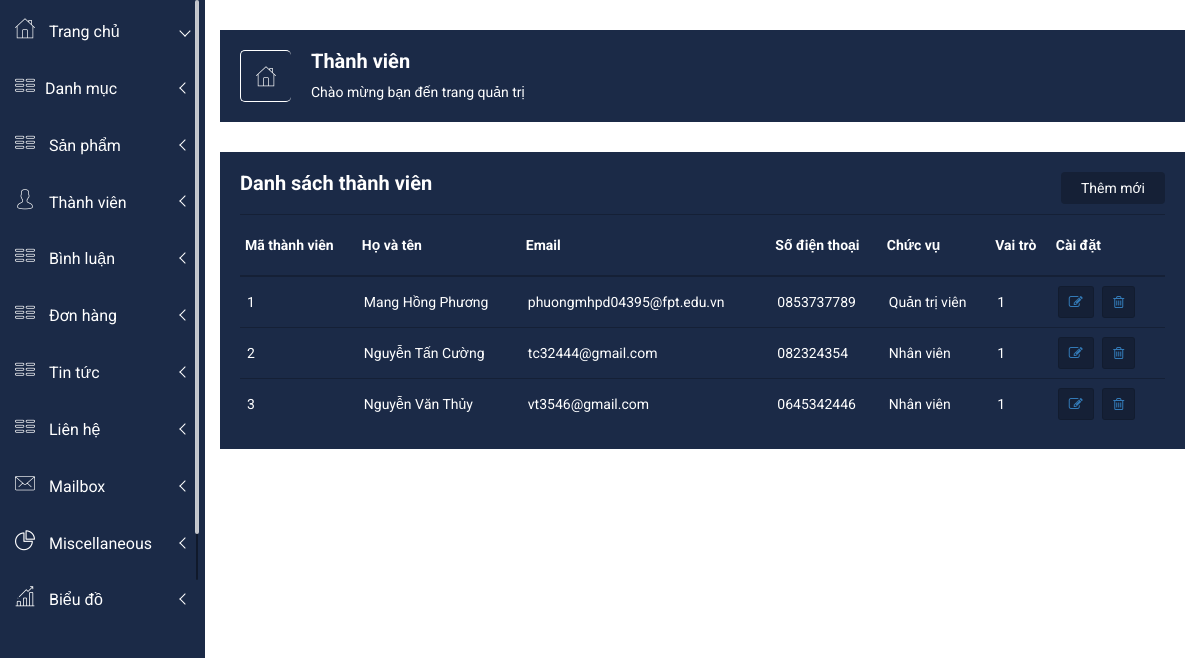
Page /admin1/index.php?act=dstv on the committed database.
### tables this page shows
CREATE TABLE `thanhvien` (
  `id` int(11) NOT NULL,
  `fullname` varchar(50) DEFAULT NULL,
  `email` varchar(50) DEFAULT NULL,
  `address` varchar(255) DEFAULT NULL,
  `phone_number` varchar(50) DEFAULT NULL,
  `chucvu` varchar(225) DEFAULT NULL,
  `role_id` int(11) DEFAULT NULL
);

### model/pdo.php (called while the page is built, shortened)
<?php
function pdo_get_connection(){
    $dburl = "mysql:host=localhost;dbname=webbanhang;charset=utf8";
    $username = 'root';
    $password = '';
    $conn = new PDO($dburl, $username, $password);
    $conn->setAttribute(PDO::ATTR_ERRMODE, PDO::ERRMODE_EXCEPTION);
    return $conn;
}
function pdo_query($sql){
    $sql_args = array_slice(func_get_args(), 1);
    try{
        $conn = pdo_get_connection();
        $stmt = $conn->prepare($sql);
        $stmt->execute($sql_args);
        $rows = $stmt->fetchAll();
        return $rows;
    }
    catch(PDOException $e){
        throw $e;
    }
    finally{
        unset($conn);
    }
}

### model/taikhoan.php (called while the page is built, shortened)
<?php
function loadall_thanhvien(){
    $sql="select * from thanhvien";
    $dstv=pdo_query($sql);
    return $dstv;
}
  ?>

### admin1/khachhang/danhsach.php (the view, shortened to what this page needs)
<div class="left-sidebar-pro">
    <nav id="sidebar" class="">
            <div class="left-custom-menu-adp-wrap comment-scrollbar">
                <nav class="sidebar-nav left-sidebar-menu-pro">
                    <ul class="metismenu" id="menu1">
                        <li class="active">
                            <a class="has-arrow" href="index.php">
                                <i class="icon nalika-home icon-wrap"></i>
                                <span class="mini-click-non">Trang chủ</span>
                            </a>
                        </li>
                        <li>
                            <a class="has-arrow" href="#" aria-expanded="false"><i class="icon nalika-table icon-wrap"></i><span class="mini-click-non">Danh mục</span></a>
                        </li>
                        <li>
                            <a class="has-arrow" href="#" aria-expanded="false"><i class="icon nalika-table icon-wrap"></i> <span class="mini-click-non">Sản phẩm</span></a>
                        </li>
                        <li>
                            <a class="has-arrow" href="#" aria-expanded="false"><i class="icon nalika-user icon-wrap"></i> <span class="mini-click-non">Thành viên</span></a>
                        </li>
                        <li>
                            <a class="has-arrow" href="#" aria-expanded="false"><i class="icon nalika-table icon-wrap"></i> <span class="mini-click-non">Bình luận</span></a>
                        </li>
                        <li>
                            <a class="has-arrow" href="index.php?act=donhang" aria-expanded="false"><i class="icon nalika-table icon-wrap"></i> <span class="mini-click-non">Đơn hàng</span></a>
                        </li>
                        <li>
                            <a class="has-arrow" href="index.php?act=donhang" aria-expanded="false"><i class="icon nalika-table icon-wrap"></i> <span class="mini-click-non">Tin tức</span></a>
                        </li>
                        <li>
                            <a class="has-arrow" href="index.php?act=donhang" aria-expanded="false"><i class="icon nalika-table icon-wrap"></i> <span class="mini-click-non">Liên hệ</span></a>
                        </li>
                        <li>
                            <a class="has-arrow" href="mailbox.html" aria-expanded="false"><i class="icon nalika-mail icon-wrap"></i> <span class="mini-click-non">Mailbox</span></a>
                        </li>
                        <li>
                            <a class="has-arrow" href="mailbox.html" aria-expanded="false"><i class="icon nalika-pie-chart icon-wrap"></i> <span class="mini-click-non">Miscellaneous</span></a>
                        </li>
                        <li>
                            <a class="has-arrow" href="mailbox.html" aria-expanded="false"><i class="icon nalika-bar-chart icon-wrap"></i> <span class="mini-click-non">Biểu đồ</span></a>
                        </li>
                    </ul>
                </nav>
            </div>
        </nav>
    </div>
    <div class="all-content-wrapper">
        <div class="header-advance-area">
            <div class="breadcome-area">
                <div class="container-fluid">
                    <div class="row">
                        <div class="col-lg-12 col-md-12 col-sm-12 col-xs-12">
                            <div class="breadcome-list">
                                <div class="row">
                                    <div class="col-lg-6 col-md-6 col-sm-6 col-xs-6">
                                        <div class="breadcomb-wp">
                                            <div class="breadcomb-icon">
                                                <i class="icon nalika-home"></i>
                                            </div>
                                            <div class="breadcomb-ctn">
                                                <h2>Thành viên</h2>
                                                <p>Chào mừng bạn đến trang quản trị</p>
                                            </div>
                                        </div>
                                    </div>
                                    <div class="col-lg-6 col-md-6 col-sm-6 col-xs-6">
                                    </div>
                                </div>
                            </div>
                        </div>
                    </div>
                </div>
            </div>
        </div>
        <div class="product-status mg-b-30">
            <div class="container-fluid">
                <div class="row">
                    <div class="col-lg-12 col-md-12 col-sm-12 col-xs-12">
                        <div class="product-status-wrap">
                            <h4>Danh sách thành viên</h4>
                            <div class="add-product">
                                <a href="index.php?act=themtv">Thêm mới</a>
                            </div>
                            <table>
                                <tr>
                                    <th>Mã thành viên</th>
                                    <th>Họ và tên</th>
                                    <th>Email</th>
                                    <th>Số điện thoại</th>
                                    <th>Chức vụ</th>
                                    <th>Vai trò</th>
                                    <th>Cài đặt</th>
                                </tr>
                                <?php
                                    foreach ($dstv as $thanhvien) {
                                        extract($thanhvien);
                                        $suatv='index.php?act=suatv&id='.$id;
                                        $xoatv='index.php?act=xoatv&id='.$id;
                                        echo '
                                        <tr>
                                            <td>'.$id.'</td>
                                            <td>'.$fullname.'</td>
                                            <td>'.$email.'</td>
                                            <td>'.$phone_number.'</td>
                                            <td>'.$chucvu.'</td>
                                            <td>'.$role_id.'</td>
                                            <td>
                                                <a href="'.$suatv.'">
                                                    <button data-toggle="tooltip" title="Sửa" class="pd-setting-ed"><i class="fa fa-pencil-square-o" aria-hidden="true"></i></button>
                                                </a>
                                                <a href="'.$xoatv.'">
                                                    <button data-toggle="tooltip" title="Xóa" class="pd-setting-ed"><i class="fa fa-trash-o" aria-hidden="true"></i></button>
                                                </a>
                                            </td>
                                        </tr>
                                        ';
                                    }
                                ?>
                            </table>
                        </div>
                    </div>
                </div>
            </div>
        </div>
    </div>

### admin1/css/main.css (style rules this page uses)
html { color: #222; font-size: 1em; line-height: 1.4; }

### admin1/css/metisMenu/metisMenu-vertical.css (style rules this page uses)
.sidebar-nav { background: #fff; }
.sidebar-nav ul { padding: 0; margin: 0; list-style: none; background: #1b2a47; }
.sidebar-nav .metismenu { background: #1b2a47; display: -webkit-box; display: -ms-flexbox; display: flex; -webkit-box-orient: vertical; -webkit-box-direction: normal; -ms-flex-direction: column; flex-direction: column; }
.sidebar-nav .metismenu li + li { margin-top: 5px; }
.sidebar-nav .metismenu li:first-child { margin-top: 5px; }
.sidebar-nav .metismenu li:last-child { margin-bottom: 5px; }
.sidebar-nav .metismenu > li { display: -webkit-box; display: -ms-flexbox; display: flex; -webkit-box-orient: vertical; -webkit-box-direction: normal; -ms-flex-direction: column; flex-direction: column; position: relative; }
.sidebar-nav .metismenu a { position: relative; display: block; padding: 13px 15px; color: #fff; outline-width: 0; transition: all .3s ease-out; font-size:16px; }
.sidebar-nav .metismenu li .icon-wrap { margin-right:10px; font-size:20px; }

### rows in the picture
thanhvien: id "1", fullname "Mang Hồng Phương", email "phuongmhpd04395@fpt.edu.vn", phone_number "0853737789", chucvu "Quản trị viên", role "1"
thanhvien: id "2", fullname "Nguyễn Tấn Cường", email "tc32444@gmail.com", phone_number "082324354", chucvu "Nhân viên", role "1"
thanhvien: id "3", fullname "Nguyễn Văn Thủy", email "vt3546@gmail.com", phone_number "0645342446", chucvu "Nhân viên", role "1"
